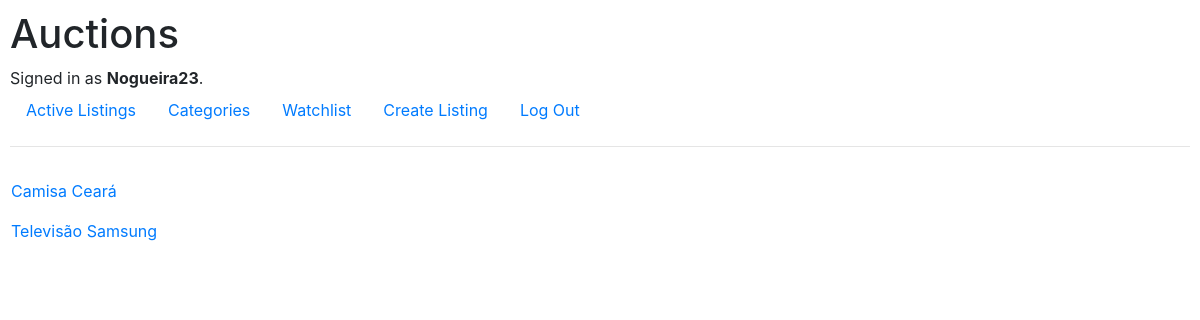
Page /watchlist/1/ (signed in) on the committed database.
### auctions/models.py (models this page shows, shortened)
class User(AbstractUser):
    pass

class Watchlist(models.Model):
    user = models.ForeignKey(User, on_delete=models.CASCADE, related_name='userFavs')
    product = models.ForeignKey(Actions, on_delete=models.CASCADE, related_name='product_fav', default=1)

class Actions(models.Model):
    name = models.CharField(max_length=32)
    price = models.FloatField()
    describe = models.CharField(max_length=200, default=None)
    image = models.CharField(max_length=300, default=None)
    data = models.DateField(default=None)
    category = models.CharField(max_length=64, default=None)
    number_bids = models.IntegerField(default=0)
    user = models.ForeignKey(User, on_delete=models.CASCADE, related_name='UserAuthor', default=1)
    open = models.BooleanField(default=True)

### auctions/views.py (the view)
# urls.py: path('watchlist/<str:user_id>/', views.watchlist, name='watchlist'),
def watchlist(request, user_id):
    if user_id == None:
        return HttpResponse('Log in to access the Watchlist!', status=401)
    watchlist_user = Watchlist.objects.filter(user=user_id)
    return render(request, 'auctions/watchlist.html', {
        'watchlist': watchlist_user,
    })

### auctions/templates/auctions/watchlist.html
{% extends 'auctions/layout.html' %}
{% block body %}
    {% for fav in watchlist %}
        <div class="row pl-3 pt-3">
            <a href="{% url 'listing' fav.product.id %}">{{ fav.product.name}}</a>
        </div>
    {% endfor %}
{% endblock %}

### auctions/templates/auctions/layout.html (shortened to what this page needs)
{% load static %}
<!DOCTYPE html>
<html lang="en">
    <head>
        <link rel="stylesheet" href="https://stackpath.bootstrapcdn.com/bootstrap/4.4.1/css/bootstrap.min.css">
        <link href="{% static 'auctions/styles.css' %}" rel="stylesheet">
    </head>
    <body>
        <h1>Auctions</h1>
        <div>
            {% if user.is_authenticated %}
                Signed in as <strong>{{ user.username }}</strong>.
            {% else %}
                Not signed in.
            {% endif %}
        </div>
        <ul class="nav">
            <li class="nav-item">
                <a class="nav-link" href="{% url 'index' %}">Active Listings</a>
            </li>
            <li class="nav-item">
                <a href="{% url 'categories' %}" class="nav-link">Categories</a>
            </li>
            {% if user.is_authenticated %}
                <li class="nav-item">
                    <a href="{% url 'watchlist' user.id %}" class="nav-link">Watchlist</a>
                </li>
            {% else %}
                <li class="nav-item">
                    <a href="{% url 'login' %}" class="nav-link" id="UserNotAuthenticated">Watchlist</a>
                </li>
            {% endif %}
            <li class="nav-item">
                <a href="{% url 'create' %}" class="nav-link">Create Listing</a>
            </li>
            {% if user.is_authenticated %}
                <li class="nav-item">
                    <a class="nav-link" href="{% url 'logout' %}">Log Out</a>
                </li>
            {% endif %}
        </ul>
        <hr>
        <div class="product">
            {% block body %}
            {% endblock %}
        </div>
    </body>
</html>

### auctions/static/auctions/styles.css (style rules this page uses)
body { padding: 10px; }
a { text-decoration: none; }

### rows in the picture
User: username "Nogueira23"
Watchlist: product.name "Camisa Ceará"
Watchlist: product.name "Televisão Samsung"
